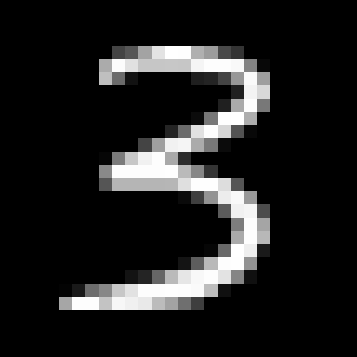
#> input picture input/test/result.png, 357 x 357 px, found by its file name
$ python img_to_arr.py
#> lines starting #> are read from the running program, lines starting #| are printed output that depends on the picture
from PIL import Image
import numpy as np


img = Image.open('result.png')
#> img is the input picture: PIL image 357x357 RGBA; mean R, G, B, A 32.2, 32.2, 32.2, 255
#2D array
array = np.array(img)
#if r,g,b
try:
	if (len(array[0][0] == 3)):
		#axis = 2 takes the mean of r, g and b
		array = np.mean(img, axis=2)
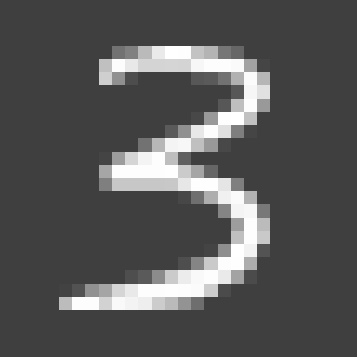
#> array: shape (357, 357) float64; min 63.75, max 255, mean 87.9
		print("RGB")
except:
	array = 255 - 255*array
	print("Grayscale")
#1D array
arr = array.flatten()
arr = arr.astype('int32')

#clean image
i = 0
for px in arr:
	if px <= 127:
		if arr[i]-70 < 0:
			arr[i] = 0
		else:
			arr[i] -= 70
	else:
		if arr[i]+70 > 255:
			arr[i] = 255
		else:
			arr[i] += 70
	i += 1
#> after the loop, i = 127449

############
#it becomes#
############

#> (the run stopped early here; a loop or call above may not have finished)
